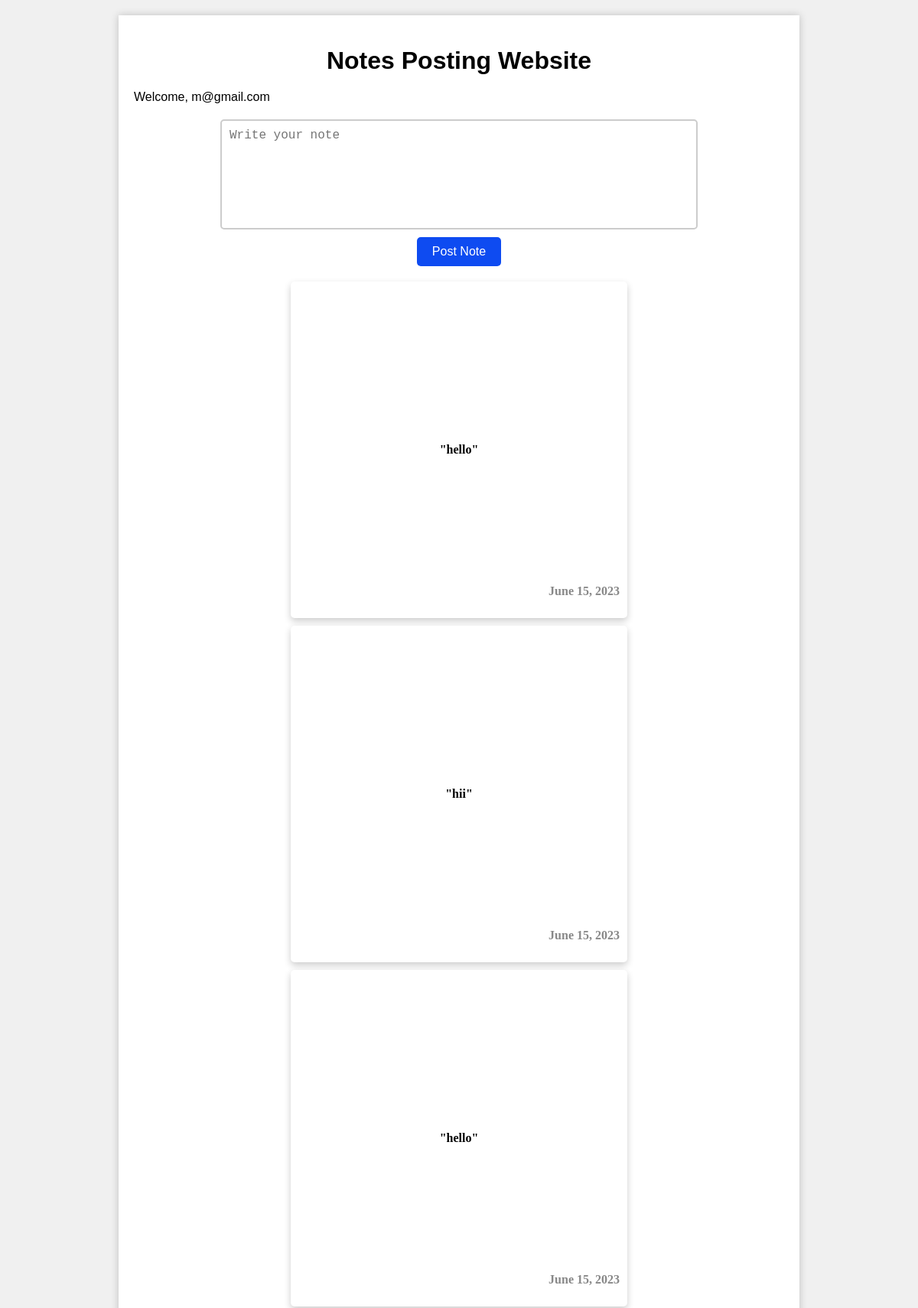
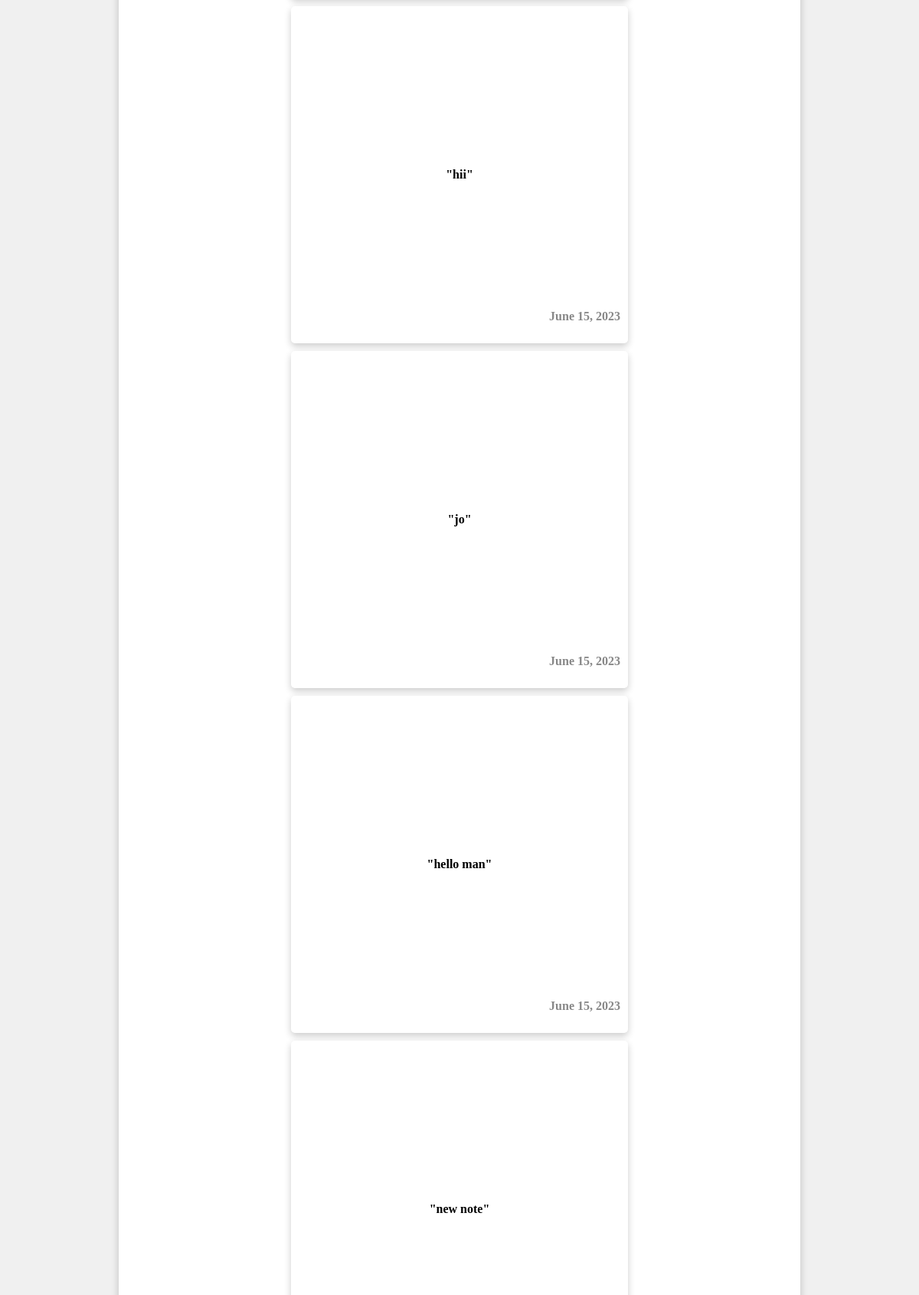
Page /?page=2 (signed in, upper part) on the committed database (2 pictures, top to bottom).
### my_app/models.py (models this page shows, shortened)
class Note(models.Model):
    user = models.ForeignKey(User, on_delete=models.CASCADE)
    content = models.TextField()
    timestamp = models.DateTimeField(auto_now_add=True)

### my_app/views.py (the view)
# urls.py: path('', views.home, name='home'),
@login_required(login_url='/login/')
def home(request):
    if request.method == 'POST':
        note_content = request.POST.get('note_content')
        if note_content:
            Note.objects.create(user=request.user, content=note_content)
        return redirect('home')  # Redirect to the home page after submitting the note
    notes = Note.objects.order_by('-timestamp')  # Fetch all notes ordered by timestamp
    paginator = Paginator(notes, 25)  # Display 5 notes per page
    page_number = request.GET.get('page')  # Get the current page number from the request's query parameters
    page_obj = paginator.get_page(page_number)  # Get the Page object for the current page
    context = {
        'page_obj': page_obj
    }
    return render(request, 'index.html', context)

### templates/index.html (shortened to what this page needs)
<!DOCTYPE html>
<html>
<head>
  <link rel="stylesheet" href="/static/css/index-style.css">
</head>
<body>
  <div class="container">
    <h1>Notes Posting Website</h1>
    <div class="user-email">
      {% if user.is_authenticated %}
        Welcome, {{ user.email }}
      {% endif %}
    </div>
    <div class="notes-section">
      <form class="note-form" method="POST" action="{% url 'home' %}" onsubmit="return validateForm()">
        <textarea class="note-input" id="note-input" name="note_content" placeholder="Write your note"></textarea>
        <button class="submit-button" type="submit">Post Note</button>
      </form>
      <div class="note-cards">
        {% for note in page_obj %}
        <div class="note-card">
          <p>"{{ note.content }}"</p>
          <p class="note-timestamp">{{ note.timestamp|date }}</p>
        </div>
        {% endfor %}
      </div>
    </div>
  </div>
</body>
</html>

### static/css/index-style.css (style rules this page uses)
body { font-family: Arial, sans-serif; margin: 0; padding: 0; background-color: #f0f0f0; }
.container { max-width: 850px; margin: 20px auto; padding: 20px; background-color: #fff; box-shadow: 0 0 10px rgba(0, 0, 0, 0.2); }
h1 { text-align: center; margin-bottom: 20px; }
.notes-section { margin-top: 20px; }
.note-form { display: flex; flex-direction: column; align-items: center; margin-bottom: 20px; }
.note-input { width: 100%; max-width: 600px; height: 120px; resize: none; border: 2px solid #ccc; border-radius: 5px; padding: 10px; font-size: 16px; margin-bottom: 10px; }
.submit-button { padding: 10px 20px; background-color: #0e4bf1; color: #fff; font-size: 16px; border: none; border-radius: 5px; cursor: pointer; }
.note-card { background-color: #fff; box-shadow: 0 4px 10px rgba(0, 0, 0, 0.2); border-radius: 5px; padding: 20px; margin-bottom: 20px; width: 400px; height: 400px; margin: 0 auto; display: flex; flex-direction: column; justify-content: center; position: relative; margin-top: 10px; overflow: hidden; }
.note-card p { font-family: "Stoic Script", cursive; font-weight: bold; font-size: 16px; text-align: center; overflow: auto; max-height: 100%; }
.note-timestamp { font-size: 14px; color: #888; position: absolute; bottom: 10px; right: 10px; }

### rows in the picture
Note: content "hello", timestamp "June 15, 2023"
Note: content "hii", timestamp "June 15, 2023"
Note: content "hello", timestamp "June 15, 2023"
Note: content "hii", timestamp "June 15, 2023"
Note: content "jo", timestamp "June 15, 2023"
Note: content "hello man", timestamp "June 15, 2023"
Note: content "new note"

### other values in the picture
{{ user.email }} "m@gmail.com"
